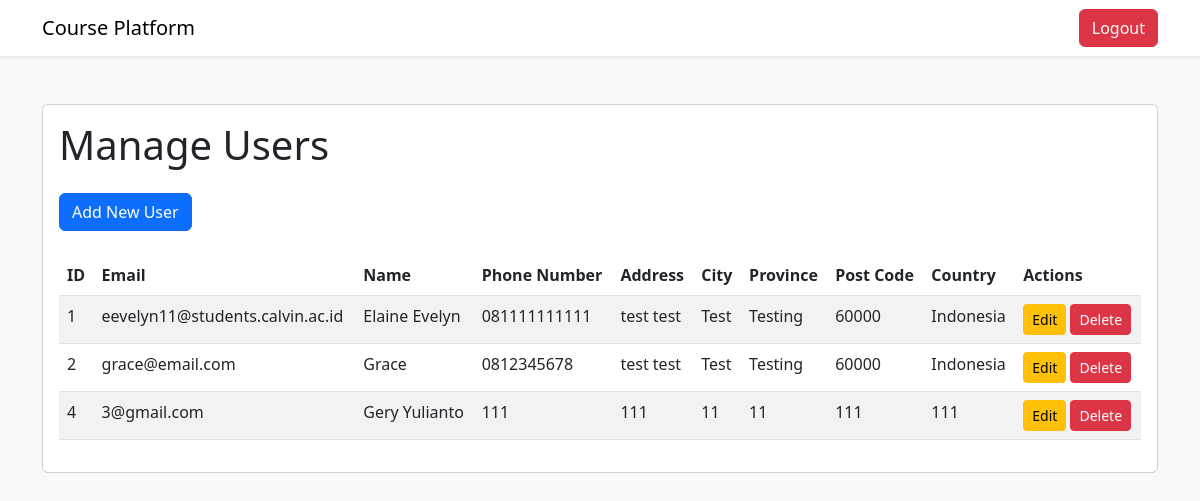
The app's page /admin/manage-users (signed in) with its own data.
### tables this page shows
CREATE TABLE peserta (
                id_peserta INTEGER PRIMARY KEY AUTOINCREMENT,
                email TEXT NOT NULL,
                nama_peserta TEXT NOT NULL,
                password TEXT NOT NULL,
                no_telpon TEXT NOT NULL,
                alamat TEXT NOT NULL,
                kota TEXT NOT NULL,
                provinsi TEXT NOT NULL,
                kode_pos INT NOT NULL,
                negara TEXT NOT NULL
            );

### features/auth.py (the view)
    def manage_users(self):
        if not session.get('email') and session.get('role') != 'admin':
            return redirect('/login_admin')
        users = query_db('SELECT * FROM peserta')
        return render_template('manage_users_page.html', users=users)

### database.py (called while the page is built)
def get_db():
    db = getattr(g, '_database', None)
    if db is None:
        db = g._database = sqlite3.connect(DATABASE)
        db.row_factory = sqlite3.Row
    return db

def query_db(query, args=(), one=False):
    cur = get_db().execute(query, args)
    rv = cur.fetchall()
    cur.close()
    get_db().commit()
    return (rv[0] if rv else None) if one else rv

### templates/manage_users_page.html (shortened to what this page needs)
<!DOCTYPE html>
<html lang="en">
<head>
    <link href="https://cdn.jsdelivr.net/npm/bootstrap@5.3.0/dist/css/bootstrap.min.css" rel="stylesheet">
</head>
<body class="bg-light">
    <nav class="navbar navbar-expand-lg navbar-light bg-white shadow-sm">
        <div class="container">
            <a class="navbar-brand" href="/admin">Course Platform</a>
            <div class="d-flex">
                <a href="/logout" class="btn btn-danger">Logout</a>
            </div>
        </div>
    </nav>
    <div class="container py-5">
        <div class="card">
            <div class="card-body">
                <h1 class="card-title mb-4">Manage Users</h1>
                <div class="mb-4">
                    <a href="/admin/add-user" class="btn btn-primary">Add New User</a>
                </div>
                <table class="table table-striped">
                    <thead>
                        <tr>
                            <th>ID</th>
                            <th>Email</th>
                            <th>Name</th>
                            <th>Phone Number</th>
                            <th>Address</th>
                            <th>City</th>
                            <th>Province</th>
                            <th>Post Code</th>
                            <th>Country</th>
                            <th>Actions</th>
                        </tr>
                    </thead>
                    <tbody>
                        {% for user in users %}
                        <tr>
                            <td>{{ user.id_peserta }}</td>
                            <td>{{ user.email }}</td>
                            <td>{{ user.nama_peserta }}</td>
                            <td>{{ user.no_telpon }}</td>
                            <td>{{ user.alamat }}</td>
                            <td>{{ user.kota }}</td>
                            <td>{{ user.provinsi }}</td>
                            <td>{{ user.kode_pos }}</td>
                            <td>{{ user.negara }}</td>
                            <td>
                                <a href="/admin/edit-user/{{ user.id_peserta }}" class="btn btn-sm btn-warning">Edit</a>
                                <a href="/admin/delete-user/{{ user.id_peserta }}"
                                    class="btn btn-sm btn-danger">Delete</a>
                            </td>
                        </tr>
                        {% endfor %}
                    </tbody>
                </table>
            </div>
        </div>
    </div>
</body>
</html>

### records on screen
peserta: id_peserta "1", email "eevelyn11@students.calvin.ac.id", nama_peserta "Elaine Evelyn", no_telpon "081111111111", alamat "test test", kota "Test", provinsi "Testing", kode_pos "60000", negara "Indonesia"
peserta: id_peserta "2", email "grace@email.com", nama_peserta "Grace", no_telpon "0812345678", alamat "test test", kota "Test", provinsi "Testing", kode_pos "60000", negara "Indonesia"
peserta: id_peserta "4", email "3@gmail.com", nama_peserta "Gery Yulianto", no_telpon "111", alamat "111", kota "11", provinsi "11", kode_pos "111", negara "111"
